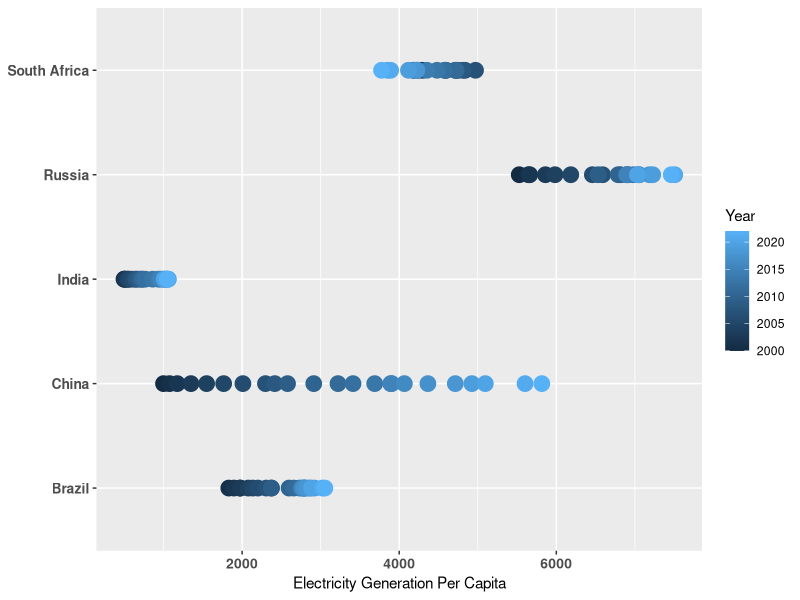
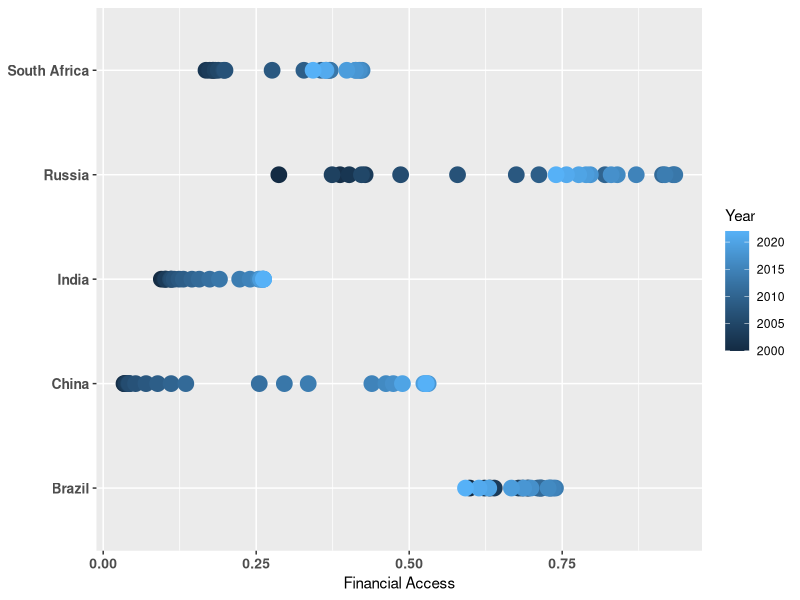
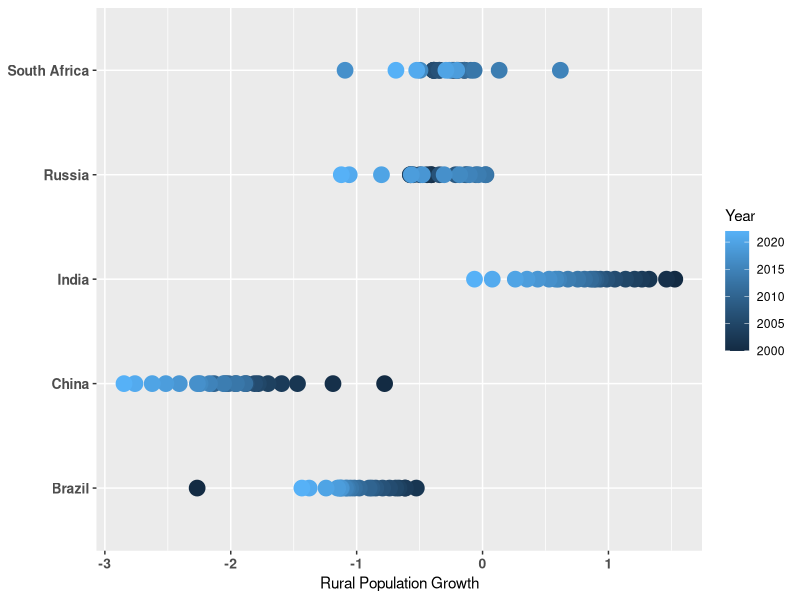
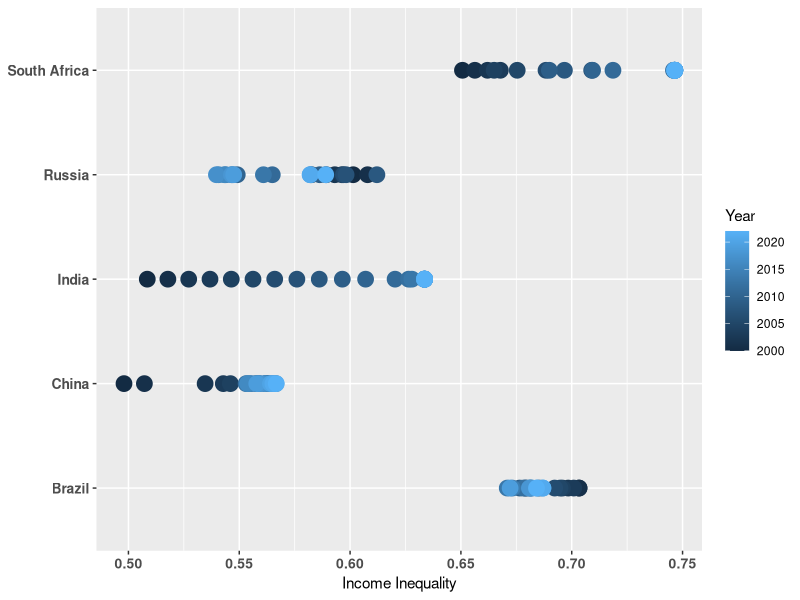
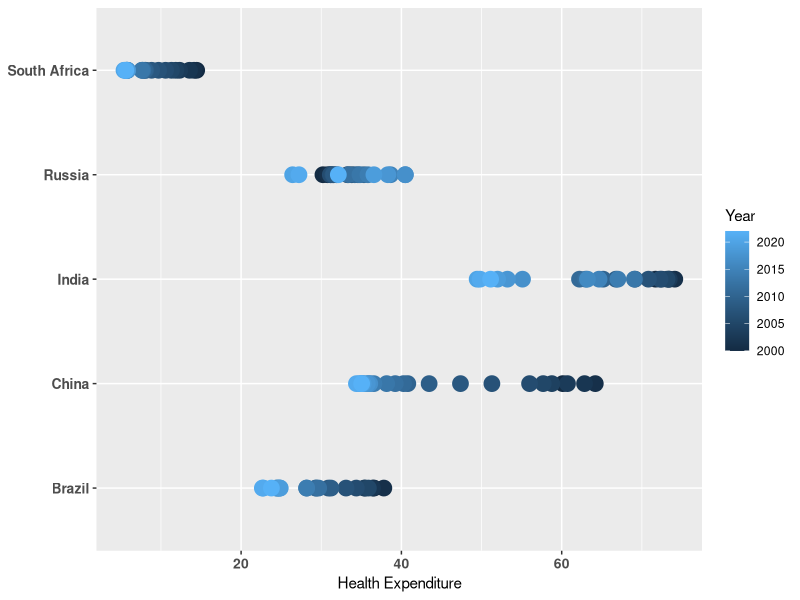
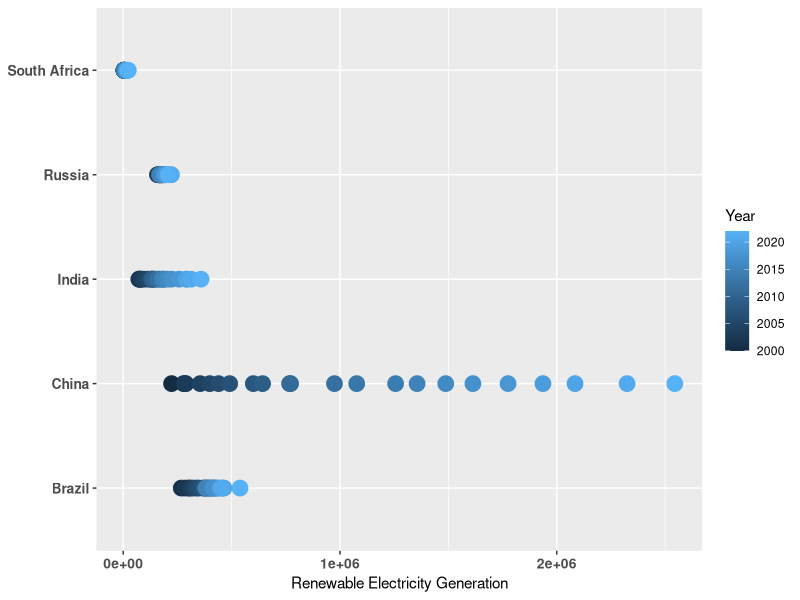
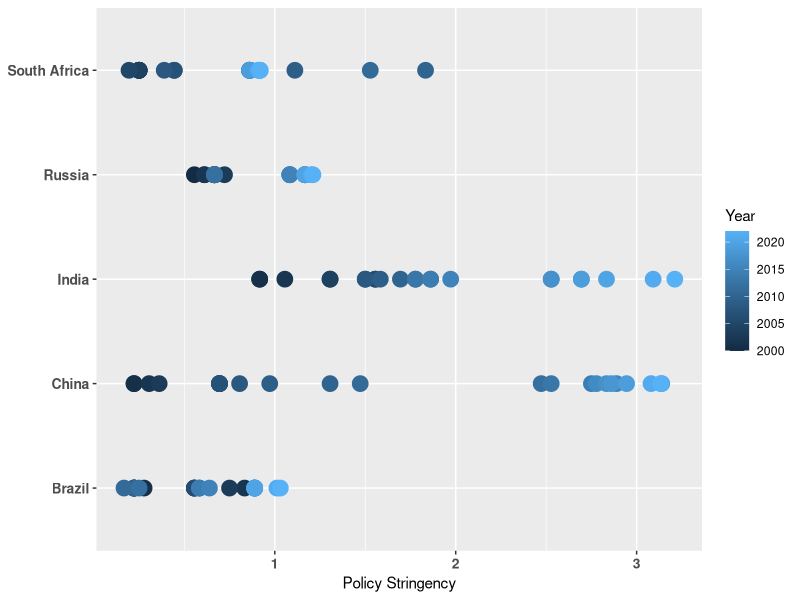
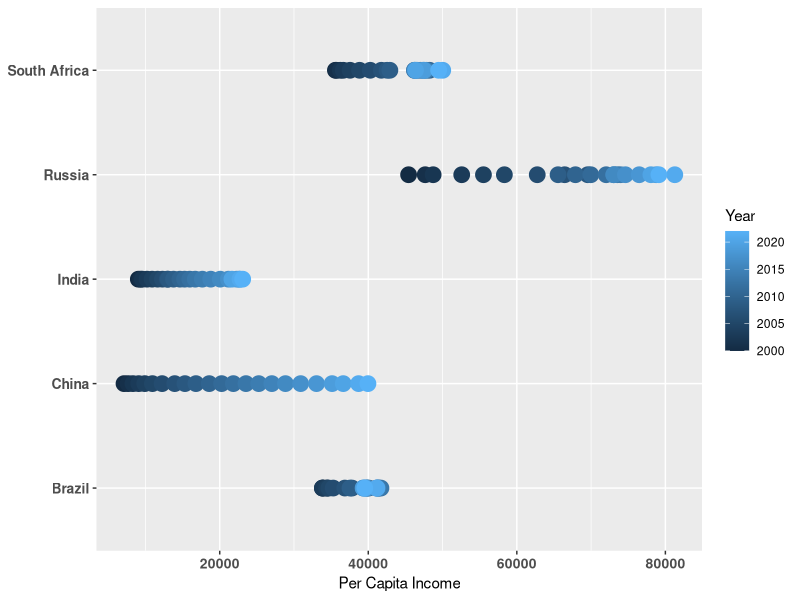

R code for these plots, in order:
require(ggplot2)

dirname(getwd())
data = read.csv(file = "Book2.csv")

egpc <- ggplot(data, aes(Electricity.Generation.Per.Capita, Country, color=Year)) + geom_point(size = 5) + xlab("Electricity Generation Per Capita") + theme(axis.text=element_text(size=10,face="bold"), axis.title.y = element_blank(), legend.position = "right")
ggsave(egpc, filename = "Electricity.Generation.Per.Capita.png",height = 10, width = 6)

fa <- ggplot(data, aes(Financial.Access, Country, color=Year)) + geom_point(size = 5) + xlab("Financial Access")+theme(axis.text=element_text(size=10,face="bold"), axis.title.y = element_blank(), legend.position = "right")
ggsave(fa, filename = "Financial.Access.png",height = 10, width = 6)

rpg <- ggplot(data, aes(Rural.Population.Growth, Country, color=Year)) + geom_point(size = 5) + xlab("Rural Population Growth")+theme(axis.text=element_text(size=10,face="bold"), axis.title.y = element_blank(), legend.position = "right")
ggsave(rpg, filename = "Rural.Population.Growth.png",height = 10, width = 6)

ie <- ggplot(data, aes(Income.Inequality, Country, color=Year)) + geom_point(size = 5) + xlab("Income Inequality")+theme(axis.text=element_text(size=10,face="bold"), axis.title.y = element_blank(), legend.position = "right")
ggsave(ie, filename = "Income.Inequality.png",height = 10, width = 6)

wv <- ggplot(data, aes(Health.Expenditure, Country, color=Year)) + geom_point(size = 5) + xlab("Health Expenditure")+theme(axis.text=element_text(size=10,face="bold"), axis.title.y = element_blank(), legend.position = "right")
ggsave(wv, filename = "Health.Expenditure.png",height = 10, width = 6)

recg <- ggplot(data, aes(Renewable.Electricity.Generation, Country, color=Year)) + geom_point(size = 5) + xlab("Renewable Electricity Generation") + theme(axis.text=element_text(size=10,face="bold"), axis.title.y = element_blank(), legend.position = "right")
ggsave(recg, filename = "Renewable.Electricity.Generation.png",height = 10, width = 6)

ps <- ggplot(data, aes(Policy.Stringency, Country, color=Year)) + geom_point(size = 5) + xlab("Policy Stringency")+theme(axis.text=element_text(size=10,face="bold"), axis.title.y = element_blank(), legend.position = "right")
ggsave(ps, filename = "Policy.Stringency.png",height = 10, width = 6)

pci <- ggplot(data, aes(Per.Capita.Income, Country, color=Year)) + geom_point(size = 5) + xlab("Per Capita Income")+theme(axis.text=element_text(size=10,face="bold"), axis.title.y = element_blank(), legend.position = "right")
ggsave(pci, filename = "Per.Capita.Income.png",height = 10, width = 6)

urpg <- ggplot(data, aes(Urban.Population.Growth, Country, color=Year)) + geom_point(size = 5) + xlab("Urban Population Growth")+theme(axis.text=element_text(size=10,face="bold"), axis.title.y = element_blank(), legend.position = "right")
ggsave(urpg, filename = "Urban.Population.Growth.png",height = 10, width = 6)

inn <- ggplot(data, aes(Environmental.Innovation, Country, color=Year)) + geom_point(size = 5) + xlab("Environmental Innovation")+theme(axis.text=element_text(size=10,face="bold"), axis.title.y = element_blank(), legend.position = "right")
ggsave(inn, filename = "Environmental.Innovation.png",height = 10, width = 6)

fd <- ggplot(data, aes(Financial.Development, Country, color=Year)) + geom_point(size = 5) + xlab("Financial Development")+theme(axis.text=element_text(size=10,face="bold"), axis.title.y = element_blank(), legend.position = "right")
ggsave(fd, filename = "Financial.Development.png",height = 10, width = 6)

nei <- ggplot(data, aes(Net.Energy.Import, Country, color=Year)) + geom_point(size = 5) + xlab("Net Energy Import")+theme(axis.text=element_text(size=10,face="bold"), axis.title.y = element_blank(), legend.position = "right")
ggsave(nei, filename = "Net.Energy.Import.png",height = 10, width = 6)

lctr <- ggplot(data, aes(Low.Carbon.Trade, Country, color=Year)) + geom_point(size = 5) + xlab("Low Carbon Trade")+theme(axis.text=element_text(size=10,face="bold"), axis.title.y = element_blank(), legend.position = "right")
ggsave(lctr, filename = "Low.Carbon.Trade.png",height = 10, width = 6)

fdi <- ggplot(data, aes(Foreign.Direct.Investment, Country, color=Year)) + geom_point(size = 5) + xlab("Foreign Direct Investment")+theme(axis.text=element_text(size=10,face="bold"), axis.title.y = element_blank(), legend.position = "right")
ggsave(fdi, filename = "Foreign.Direct.Investment.png",height = 10, width = 6)

indsh <- ggplot(data, aes(Industrial.Share, Country, color=Year)) + geom_point(size = 5) + xlab("Industrial Share")+theme(axis.text=element_text(size=10,face="bold"), axis.title.y = element_blank(), legend.position = "right")
ggsave(indsh, filename = "Industrial.Share.png",height = 10, width = 6)

ed <- ggplot(data, aes(Energy.Demand, Country, color=Year)) + geom_point(size = 5) + xlab("Energy Demand")+theme(axis.text=element_text(size=10,face="bold"), axis.title.y = element_blank(), legend.position = "right")
ggsave(ed, filename = "Energy.Demand.png",height = 10, width = 6)
